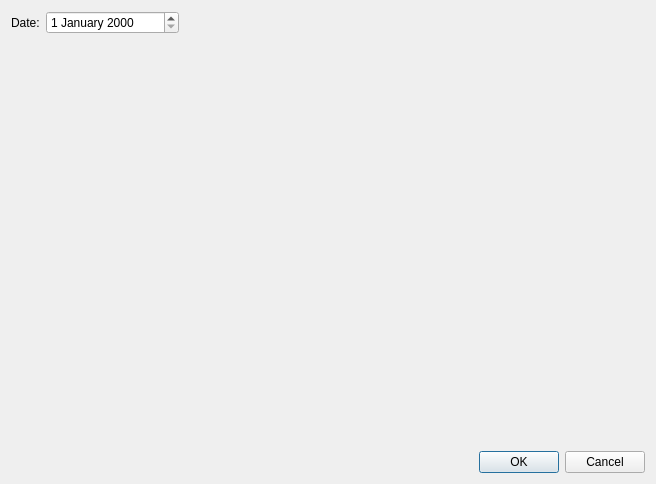
<?xml version="1.0" encoding="UTF-8"?>
<ui version="4.0">
 <class>AddSourcesDialog</class>
 <widget class="QDialog" name="AddSourcesDialog">
  <property name="windowModality">
   <enum>Qt::ApplicationModal</enum>
  </property>
  <property name="geometry">
   <rect>
    <x>0</x>
    <y>0</y>
    <width>656</width>
    <height>484</height>
   </rect>
  </property>
  <property name="sizePolicy">
   <sizepolicy hsizetype="MinimumExpanding" vsizetype="MinimumExpanding">
    <horstretch>0</horstretch>
    <verstretch>0</verstretch>
   </sizepolicy>
  </property>
  <property name="minimumSize">
   <size>
    <width>0</width>
    <height>0</height>
   </size>
  </property>
  <property name="windowTitle">
   <string>Add sources</string>
  </property>
  <property name="windowIcon">
   <iconset resource="../resources/resource.qrc">
    <normaloff>:/kwallet.png</normaloff>:/kwallet.png</iconset>
  </property>
  <property name="modal">
   <bool>true</bool>
  </property>
  <layout class="QGridLayout" name="_main_layout">
   <item row="0" column="1">
    <widget class="QDateEdit" name="_date">
     <property name="displayFormat">
      <string>d MMMM yyyy</string>
     </property>
    </widget>
   </item>
   <item row="0" column="0">
    <widget class="QLabel" name="_label_date">
     <property name="text">
      <string>Date:</string>
     </property>
    </widget>
   </item>
   <item row="1" column="0" colspan="3">
    <widget class="TableWidget" name="_expense" native="true"/>
   </item>
   <item row="5" column="2">
    <widget class="QDialogButtonBox" name="_button_box">
     <property name="orientation">
      <enum>Qt::Horizontal</enum>
     </property>
     <property name="standardButtons">
      <set>QDialogButtonBox::Cancel|QDialogButtonBox::Ok</set>
     </property>
     <property name="centerButtons">
      <bool>false</bool>
     </property>
    </widget>
   </item>
   <item row="2" column="0" colspan="3">
    <widget class="TableWidget" name="_incoming" native="true"/>
   </item>
   <item row="3" column="0" colspan="3">
    <widget class="TableWidget" name="_loan" native="true"/>
   </item>
   <item row="4" column="0" colspan="3">
    <widget class="TableWidget" name="_debt" native="true"/>
   </item>
  </layout>
 </widget>
 <customwidgets>
  <customwidget>
   <class>TableWidget</class>
   <extends>QWidget</extends>
   <header>tablewidget.h</header>
   <container>1</container>
  </customwidget>
 </customwidgets>
 <resources>
  <include location="../resources/resource.qrc"/>
 </resources>
 <connections>
  <connection>
   <sender>_button_box</sender>
   <signal>accepted()</signal>
   <receiver>AddSourcesDialog</receiver>
   <slot>accept()</slot>
   <hints>
    <hint type="sourcelabel">
     <x>248</x>
     <y>254</y>
    </hint>
    <hint type="destinationlabel">
     <x>157</x>
     <y>274</y>
    </hint>
   </hints>
  </connection>
  <connection>
   <sender>_button_box</sender>
   <signal>rejected()</signal>
   <receiver>AddSourcesDialog</receiver>
   <slot>reject()</slot>
   <hints>
    <hint type="sourcelabel">
     <x>316</x>
     <y>260</y>
    </hint>
    <hint type="destinationlabel">
     <x>286</x>
     <y>274</y>
    </hint>
   </hints>
  </connection>
 </connections>
</ui>
